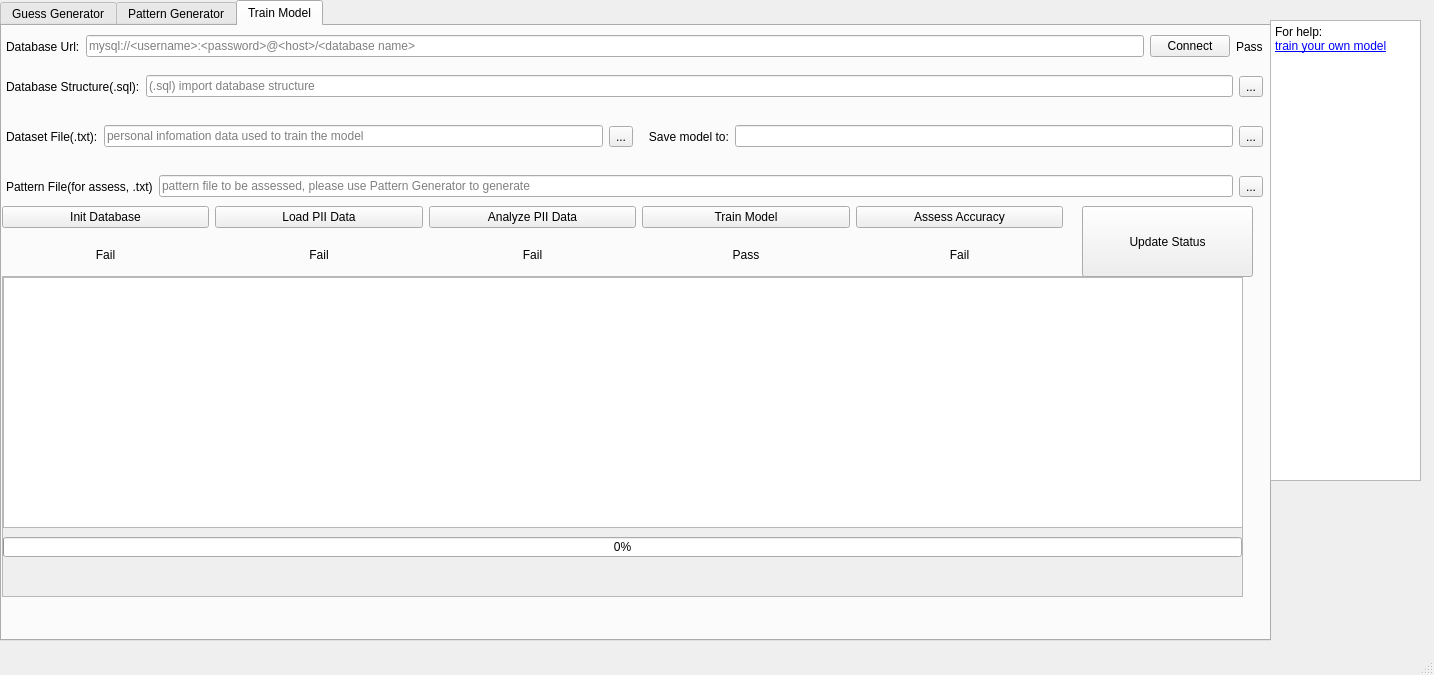
<?xml version="1.0" encoding="UTF-8"?>
<ui version="4.0">
 <class>MainWindow</class>
 <widget class="QMainWindow" name="MainWindow">
  <property name="geometry">
   <rect>
    <x>0</x>
    <y>0</y>
    <width>1434</width>
    <height>675</height>
   </rect>
  </property>
  <property name="windowTitle">
   <string>RFGuess</string>
  </property>
  <widget class="QWidget" name="centralwidget">
   <widget class="QTabWidget" name="tabWidget">
    <property name="geometry">
     <rect>
      <x>0</x>
      <y>0</y>
      <width>1271</width>
      <height>641</height>
     </rect>
    </property>
    <property name="currentIndex">
     <number>2</number>
    </property>
    <widget class="QWidget" name="tab">
     <attribute name="title">
      <string>Guess Generator</string>
     </attribute>
     <widget class="QWidget" name="gridWidget" native="true">
      <property name="geometry">
       <rect>
        <x>0</x>
        <y>0</y>
        <width>1151</width>
        <height>471</height>
       </rect>
      </property>
      <layout class="QGridLayout" name="gridLayout">
       <item row="3" column="0">
        <widget class="QScrollArea" name="scrollArea">
         <property name="sizePolicy">
          <sizepolicy hsizetype="Expanding" vsizetype="Expanding">
           <horstretch>0</horstretch>
           <verstretch>0</verstretch>
          </sizepolicy>
         </property>
         <property name="sizeAdjustPolicy">
          <enum>QAbstractScrollArea::AdjustIgnored</enum>
         </property>
         <property name="widgetResizable">
          <bool>true</bool>
         </property>
         <widget class="QWidget" name="scrollAreaWidgetContents">
          <property name="geometry">
           <rect>
            <x>0</x>
            <y>0</y>
            <width>1131</width>
            <height>177</height>
           </rect>
          </property>
          <widget class="QTextBrowser" name="textBrowser">
           <property name="geometry">
            <rect>
             <x>-5</x>
             <y>1</y>
             <width>1141</width>
             <height>201</height>
            </rect>
           </property>
          </widget>
         </widget>
        </widget>
       </item>
       <item row="4" column="0">
        <widget class="QProgressBar" name="progressBar">
         <property name="value">
          <number>0</number>
         </property>
        </widget>
       </item>
       <item row="1" column="0">
        <layout class="QHBoxLayout" name="horizontalLayout_2">
         <item>
          <widget class="QLabel" name="label_2">
           <property name="text">
            <string>Output path:</string>
           </property>
           <property name="indent">
            <number>4</number>
           </property>
          </widget>
         </item>
         <item>
          <widget class="QLineEdit" name="outputEdit">
           <property name="clearButtonEnabled">
            <bool>true</bool>
           </property>
          </widget>
         </item>
         <item>
          <widget class="QToolButton" name="outputBrowser">
           <property name="text">
            <string>...</string>
           </property>
          </widget>
         </item>
         <item>
          <widget class="QLabel" name="label_15">
           <property name="text">
            <string>Limit:</string>
           </property>
          </widget>
         </item>
         <item>
          <widget class="QComboBox" name="limitComboBox"/>
         </item>
         <item>
          <widget class="QPushButton" name="generateBtn">
           <property name="text">
            <string>Generate</string>
           </property>
          </widget>
         </item>
        </layout>
       </item>
       <item row="0" column="0">
        <layout class="QHBoxLayout" name="horizontalLayout">
         <item>
          <layout class="QHBoxLayout" name="horizontalLayout_15"/>
         </item>
         <item>
          <widget class="QLabel" name="label">
           <property name="text">
            <string>Pattern file:</string>
           </property>
           <property name="indent">
            <number>4</number>
           </property>
          </widget>
         </item>
         <item>
          <widget class="QLineEdit" name="patternFileEdit"/>
         </item>
         <item>
          <widget class="QToolButton" name="fileBrowserBtn">
           <property name="text">
            <string>...</string>
           </property>
          </widget>
         </item>
         <item>
          <widget class="QPushButton" name="loadBtn">
           <property name="text">
            <string>Load</string>
           </property>
          </widget>
         </item>
        </layout>
       </item>
       <item row="2" column="0">
        <layout class="QHBoxLayout" name="horizontalLayout_16">
         <item>
          <layout class="QVBoxLayout" name="verticalLayout">
           <item>
            <layout class="QHBoxLayout" name="horizontalLayout_8">
             <property name="sizeConstraint">
              <enum>QLayout::SetNoConstraint</enum>
             </property>
             <item>
              <widget class="QLabel" name="label_8">
               <property name="text">
                <string>Id Card:</string>
               </property>
               <property name="indent">
                <number>4</number>
               </property>
              </widget>
             </item>
             <item>
              <widget class="QLineEdit" name="idCardEdit">
               <property name="autoFillBackground">
                <bool>false</bool>
               </property>
               <property name="inputMask">
                <string extracomment="id card number"/>
               </property>
               <property name="placeholderText">
                <string>id card number</string>
               </property>
              </widget>
             </item>
            </layout>
           </item>
           <item>
            <layout class="QHBoxLayout" name="horizontalLayout_7">
             <item>
              <widget class="QLabel" name="label_7">
               <property name="text">
                <string>Email:</string>
               </property>
               <property name="indent">
                <number>4</number>
               </property>
              </widget>
             </item>
             <item>
              <widget class="QLineEdit" name="emailEdit">
               <property name="placeholderText">
                <string>abc123456@example.com</string>
               </property>
              </widget>
             </item>
            </layout>
           </item>
           <item>
            <layout class="QHBoxLayout" name="horizontalLayout_6">
             <item>
              <widget class="QLabel" name="label_6">
               <property name="text">
                <string>Account:</string>
               </property>
               <property name="indent">
                <number>4</number>
               </property>
              </widget>
             </item>
             <item>
              <widget class="QLineEdit" name="accountEdit">
               <property name="dragEnabled">
                <bool>false</bool>
               </property>
               <property name="readOnly">
                <bool>false</bool>
               </property>
               <property name="placeholderText">
                <string>ever used account name</string>
               </property>
              </widget>
             </item>
            </layout>
           </item>
           <item>
            <layout class="QHBoxLayout" name="horizontalLayout_5">
             <item>
              <widget class="QLabel" name="label_5">
               <property name="text">
                <string>Full Name:</string>
               </property>
               <property name="indent">
                <number>4</number>
               </property>
              </widget>
             </item>
             <item>
              <widget class="QLineEdit" name="fullNameEdit">
               <property name="placeholderText">
                <string>Chinese or English name, e.g. Jason Harris</string>
               </property>
              </widget>
             </item>
            </layout>
           </item>
           <item>
            <layout class="QHBoxLayout" name="horizontalLayout_3">
             <item>
              <widget class="QLabel" name="label_3">
               <property name="text">
                <string>Phone Number:</string>
               </property>
               <property name="indent">
                <number>4</number>
               </property>
              </widget>
             </item>
             <item>
              <widget class="QLineEdit" name="phoneEdit">
               <property name="placeholderText">
                <string>phone number</string>
               </property>
              </widget>
             </item>
            </layout>
           </item>
           <item>
            <layout class="QHBoxLayout" name="horizontalLayout_4">
             <item>
              <widget class="QLabel" name="birthdayLabel">
               <property name="text">
                <string>Birthday: </string>
               </property>
               <property name="indent">
                <number>4</number>
               </property>
              </widget>
             </item>
             <item>
              <widget class="QDateEdit" name="dateEdit"/>
             </item>
            </layout>
           </item>
          </layout>
         </item>
         <item>
          <layout class="QVBoxLayout" name="verticalLayout_2">
           <item>
            <layout class="QHBoxLayout" name="horizontalLayout_9"/>
           </item>
           <item>
            <layout class="QHBoxLayout" name="horizontalLayout_10"/>
           </item>
           <item>
            <widget class="QScrollArea" name="scrollArea_2">
             <property name="widgetResizable">
              <bool>true</bool>
             </property>
             <widget class="QWidget" name="scrollAreaWidgetContents_2">
              <property name="geometry">
               <rect>
                <x>0</x>
                <y>0</y>
                <width>558</width>
                <height>97</height>
               </rect>
              </property>
              <widget class="QTextBrowser" name="usageTextBrowser">
               <property name="geometry">
                <rect>
                 <x>0</x>
                 <y>0</y>
                 <width>561</width>
                 <height>101</height>
                </rect>
               </property>
               <property name="html">
                <string>&lt;!DOCTYPE HTML PUBLIC &quot;-//W3C//DTD HTML 4.0//EN&quot; &quot;http://www.w3.org/TR/REC-html40/strict.dtd&quot;&gt;
&lt;html&gt;&lt;head&gt;&lt;meta name=&quot;qrichtext&quot; content=&quot;1&quot; /&gt;&lt;style type=&quot;text/css&quot;&gt;
p, li { white-space: pre-wrap; }
&lt;/style&gt;&lt;/head&gt;&lt;body style=&quot; font-family:'SimSun'; font-size:9pt; font-weight:400; font-style:normal;&quot;&gt;
&lt;p style=&quot; margin-top:12px; margin-bottom:12px; margin-left:0px; margin-right:0px; -qt-block-indent:0; text-indent:0px;&quot;&gt;Welcome to RFGuess&lt;/p&gt;&lt;/body&gt;&lt;/html&gt;</string>
               </property>
              </widget>
             </widget>
            </widget>
           </item>
           <item>
            <layout class="QHBoxLayout" name="horizontalLayout_11"/>
           </item>
           <item>
            <widget class="QPushButton" name="loadPIIBtn">
             <property name="text">
              <string>Load PII from Json</string>
             </property>
            </widget>
           </item>
           <item>
            <layout class="QHBoxLayout" name="horizontalLayout_12"/>
           </item>
           <item>
            <layout class="QHBoxLayout" name="horizontalLayout_13"/>
           </item>
           <item>
            <layout class="QHBoxLayout" name="horizontalLayout_14"/>
           </item>
          </layout>
         </item>
        </layout>
       </item>
      </layout>
     </widget>
    </widget>
    <widget class="QWidget" name="tab_2">
     <attribute name="title">
      <string>Pattern Generator</string>
     </attribute>
     <widget class="QWidget" name="verticalLayoutWidget">
      <property name="geometry">
       <rect>
        <x>9</x>
        <y>9</y>
        <width>1241</width>
        <height>51</height>
       </rect>
      </property>
      <layout class="QHBoxLayout" name="horizontalLayout_17">
       <item>
        <widget class="QLabel" name="label_4">
         <property name="text">
          <string>Classifier file(.clf):</string>
         </property>
        </widget>
       </item>
       <item>
        <widget class="QLineEdit" name="clfFileEdit"/>
       </item>
       <item>
        <widget class="QToolButton" name="clfFileBrowserBtn">
         <property name="text">
          <string>...</string>
         </property>
        </widget>
       </item>
       <item>
        <widget class="QPushButton" name="loadClfBtn">
         <property name="text">
          <string>Load</string>
         </property>
        </widget>
       </item>
      </layout>
     </widget>
     <widget class="QWidget" name="verticalLayoutWidget_2">
      <property name="geometry">
       <rect>
        <x>9</x>
        <y>120</y>
        <width>1241</width>
        <height>321</height>
       </rect>
      </property>
      <layout class="QVBoxLayout" name="verticalLayout_3">
       <item>
        <widget class="QScrollArea" name="scrollArea_3">
         <property name="widgetResizable">
          <bool>true</bool>
         </property>
         <widget class="QWidget" name="scrollAreaWidgetContents_3">
          <property name="geometry">
           <rect>
            <x>0</x>
            <y>0</y>
            <width>1237</width>
            <height>317</height>
           </rect>
          </property>
          <widget class="QTextBrowser" name="patternTextBrowser">
           <property name="geometry">
            <rect>
             <x>0</x>
             <y>0</y>
             <width>1241</width>
             <height>311</height>
            </rect>
           </property>
          </widget>
         </widget>
        </widget>
       </item>
      </layout>
     </widget>
     <widget class="QWidget" name="verticalLayoutWidget_3">
      <property name="geometry">
       <rect>
        <x>10</x>
        <y>70</y>
        <width>1241</width>
        <height>41</height>
       </rect>
      </property>
      <layout class="QHBoxLayout" name="horizontalLayout_18">
       <item>
        <widget class="QLabel" name="label_9">
         <property name="text">
          <string>Pattern output path(.txt):</string>
         </property>
        </widget>
       </item>
       <item>
        <widget class="QLineEdit" name="patternOutputEdit"/>
       </item>
       <item>
        <widget class="QToolButton" name="patternSaveBrowserBtn">
         <property name="text">
          <string>...</string>
         </property>
        </widget>
       </item>
       <item>
        <widget class="QLabel" name="label_10">
         <property name="text">
          <string>Limit:</string>
         </property>
        </widget>
       </item>
       <item>
        <widget class="QComboBox" name="patternLimitComboBox"/>
       </item>
       <item>
        <widget class="QPushButton" name="patternGenerateBtn">
         <property name="text">
          <string>Generate</string>
         </property>
        </widget>
       </item>
      </layout>
     </widget>
     <widget class="QProgressBar" name="patternProgressBar">
      <property name="geometry">
       <rect>
        <x>10</x>
        <y>450</y>
        <width>1241</width>
        <height>23</height>
       </rect>
      </property>
      <property name="value">
       <number>0</number>
      </property>
     </widget>
    </widget>
    <widget class="QWidget" name="tab_3">
     <attribute name="title">
      <string>Train Model</string>
     </attribute>
     <widget class="QWidget" name="horizontalLayoutWidget">
      <property name="geometry">
       <rect>
        <x>0</x>
        <y>0</y>
        <width>1261</width>
        <height>41</height>
       </rect>
      </property>
      <layout class="QHBoxLayout" name="horizontalLayout_19">
       <item>
        <widget class="QLabel" name="label_11">
         <property name="text">
          <string>Database Url:</string>
         </property>
         <property name="indent">
          <number>4</number>
         </property>
        </widget>
       </item>
       <item>
        <widget class="QLineEdit" name="databaseUrlEdit">
         <property name="placeholderText">
          <string>mysql://&lt;username&gt;:&lt;password&gt;@&lt;host&gt;/&lt;database name&gt;</string>
         </property>
        </widget>
       </item>
       <item>
        <widget class="QPushButton" name="checkDbConnBtn">
         <property name="text">
          <string>Connect</string>
         </property>
        </widget>
       </item>
       <item>
        <widget class="QLabel" name="connectDatabaseLabel">
         <property name="text">
          <string>Pass</string>
         </property>
        </widget>
       </item>
      </layout>
     </widget>
     <widget class="QWidget" name="verticalLayoutWidget_4">
      <property name="geometry">
       <rect>
        <x>0</x>
        <y>250</y>
        <width>1241</width>
        <height>321</height>
       </rect>
      </property>
      <layout class="QVBoxLayout" name="verticalLayout_4">
       <item>
        <widget class="QScrollArea" name="scrollArea_4">
         <property name="widgetResizable">
          <bool>true</bool>
         </property>
         <widget class="QWidget" name="scrollAreaWidgetContents_4">
          <property name="geometry">
           <rect>
            <x>0</x>
            <y>0</y>
            <width>1237</width>
            <height>317</height>
           </rect>
          </property>
          <widget class="QTextBrowser" name="trainTabTextBrowser">
           <property name="geometry">
            <rect>
             <x>0</x>
             <y>0</y>
             <width>1241</width>
             <height>251</height>
            </rect>
           </property>
          </widget>
          <widget class="QProgressBar" name="trainTabProgressBar">
           <property name="geometry">
            <rect>
             <x>0</x>
             <y>260</y>
             <width>1239</width>
             <height>20</height>
            </rect>
           </property>
           <property name="value">
            <number>0</number>
           </property>
          </widget>
         </widget>
        </widget>
       </item>
      </layout>
     </widget>
     <widget class="QWidget" name="horizontalLayoutWidget_2">
      <property name="geometry">
       <rect>
        <x>0</x>
        <y>80</y>
        <width>1261</width>
        <height>61</height>
       </rect>
      </property>
      <layout class="QHBoxLayout" name="horizontalLayout_20">
       <item>
        <widget class="QLabel" name="label_12">
         <property name="text">
          <string>Dataset File(.txt):</string>
         </property>
         <property name="indent">
          <number>4</number>
         </property>
        </widget>
       </item>
       <item>
        <widget class="QLineEdit" name="piiFileEdit">
         <property name="placeholderText">
          <string>personal infomation data used to train the model</string>
         </property>
        </widget>
       </item>
       <item>
        <widget class="QToolButton" name="piiFileBrowser">
         <property name="text">
          <string>...</string>
         </property>
        </widget>
       </item>
       <item>
        <widget class="QLabel" name="label_14">
         <property name="text">
          <string>   Save model to:</string>
         </property>
        </widget>
       </item>
       <item>
        <widget class="QLineEdit" name="clfSaveEdit"/>
       </item>
       <item>
        <widget class="QToolButton" name="clfSaveBtn">
         <property name="text">
          <string>...</string>
         </property>
        </widget>
       </item>
      </layout>
     </widget>
     <widget class="QWidget" name="horizontalLayoutWidget_3">
      <property name="geometry">
       <rect>
        <x>0</x>
        <y>40</y>
        <width>1261</width>
        <height>41</height>
       </rect>
      </property>
      <layout class="QHBoxLayout" name="horizontalLayout_21">
       <item>
        <widget class="QLabel" name="label_13">
         <property name="text">
          <string>Database Structure(.sql):</string>
         </property>
         <property name="indent">
          <number>4</number>
         </property>
        </widget>
       </item>
       <item>
        <widget class="QLineEdit" name="sqlFileEdit">
         <property name="placeholderText">
          <string>(.sql) import database structure</string>
         </property>
        </widget>
       </item>
       <item>
        <widget class="QToolButton" name="sqlFileBrowser">
         <property name="text">
          <string>...</string>
         </property>
        </widget>
       </item>
      </layout>
     </widget>
     <widget class="QPushButton" name="checkStatusBtn">
      <property name="geometry">
       <rect>
        <x>1080</x>
        <y>180</y>
        <width>171</width>
        <height>71</height>
       </rect>
      </property>
      <property name="text">
       <string>Update Status</string>
      </property>
     </widget>
     <widget class="QWidget" name="gridLayoutWidget">
      <property name="geometry">
       <rect>
        <x>0</x>
        <y>180</y>
        <width>1061</width>
        <height>70</height>
       </rect>
      </property>
      <layout class="QGridLayout" name="gridLayout_2">
       <item row="1" column="2">
        <widget class="QLabel" name="analyzePIIStatusLabel">
         <property name="text">
          <string>Fail</string>
         </property>
         <property name="alignment">
          <set>Qt::AlignCenter</set>
         </property>
        </widget>
       </item>
       <item row="1" column="3">
        <widget class="QLabel" name="trainModelStatusLabel">
         <property name="text">
          <string>Pass</string>
         </property>
         <property name="alignment">
          <set>Qt::AlignCenter</set>
         </property>
        </widget>
       </item>
       <item row="0" column="4">
        <widget class="QPushButton" name="assessBtn">
         <property name="text">
          <string>Assess Accuracy</string>
         </property>
        </widget>
       </item>
       <item row="0" column="0">
        <widget class="QPushButton" name="initDatabaseBtn">
         <property name="text">
          <string>Init Database</string>
         </property>
        </widget>
       </item>
       <item row="0" column="1">
        <widget class="QPushButton" name="loadPIIDataBtn">
         <property name="text">
          <string>Load PII Data</string>
         </property>
        </widget>
       </item>
       <item row="1" column="4">
        <widget class="QLabel" name="assessStatusLabel">
         <property name="text">
          <string>Fail</string>
         </property>
         <property name="alignment">
          <set>Qt::AlignCenter</set>
         </property>
        </widget>
       </item>
       <item row="0" column="2">
        <widget class="QPushButton" name="analyzePIIBtn">
         <property name="text">
          <string>Analyze PII Data</string>
         </property>
        </widget>
       </item>
       <item row="1" column="1">
        <widget class="QLabel" name="loadPIIDataStatusLabel">
         <property name="text">
          <string>Fail</string>
         </property>
         <property name="alignment">
          <set>Qt::AlignCenter</set>
         </property>
        </widget>
       </item>
       <item row="1" column="0">
        <widget class="QLabel" name="initDatabaseStatusLabel">
         <property name="text">
          <string>Fail</string>
         </property>
         <property name="alignment">
          <set>Qt::AlignCenter</set>
         </property>
        </widget>
       </item>
       <item row="0" column="3">
        <widget class="QPushButton" name="trainModelBtn">
         <property name="text">
          <string>Train Model</string>
         </property>
        </widget>
       </item>
      </layout>
     </widget>
     <widget class="QWidget" name="horizontalLayoutWidget_4">
      <property name="geometry">
       <rect>
        <x>0</x>
        <y>140</y>
        <width>1261</width>
        <height>41</height>
       </rect>
      </property>
      <layout class="QHBoxLayout" name="horizontalLayout_23">
       <item>
        <widget class="QLabel" name="label_16">
         <property name="text">
          <string>Pattern File(for assess, .txt)</string>
         </property>
         <property name="indent">
          <number>4</number>
         </property>
        </widget>
       </item>
       <item>
        <widget class="QLineEdit" name="assessPatternFileEdit">
         <property name="placeholderText">
          <string>pattern file to be assessed, please use Pattern Generator to generate</string>
         </property>
        </widget>
       </item>
       <item>
        <widget class="QToolButton" name="assessPatternFileBrowserBtn">
         <property name="text">
          <string>...</string>
         </property>
        </widget>
       </item>
      </layout>
     </widget>
    </widget>
   </widget>
   <widget class="QTextBrowser" name="textBrowser_2">
    <property name="geometry">
     <rect>
      <x>1270</x>
      <y>20</y>
      <width>151</width>
      <height>461</height>
     </rect>
    </property>
    <property name="html">
     <string>&lt;!DOCTYPE HTML PUBLIC &quot;-//W3C//DTD HTML 4.0//EN&quot; &quot;http://www.w3.org/TR/REC-html40/strict.dtd&quot;&gt;
&lt;html&gt;&lt;head&gt;&lt;meta name=&quot;qrichtext&quot; content=&quot;1&quot; /&gt;&lt;style type=&quot;text/css&quot;&gt;
p, li { white-space: pre-wrap; }
&lt;/style&gt;&lt;/head&gt;&lt;body style=&quot; font-family:'SimSun'; font-size:9pt; font-weight:400; font-style:normal;&quot;&gt;
&lt;p style=&quot; margin-top:0px; margin-bottom:0px; margin-left:0px; margin-right:0px; -qt-block-indent:0; text-indent:0px;&quot;&gt;For help:&lt;/p&gt;
&lt;p style=&quot; margin-top:0px; margin-bottom:0px; margin-left:0px; margin-right:0px; -qt-block-indent:0; text-indent:0px;&quot;&gt;&lt;a href=&quot;http://www.baidu.com&quot;&gt;&lt;span style=&quot; text-decoration: underline; color:#0000ff;&quot;&gt;train your own model&lt;/span&gt;&lt;/a&gt;&lt;/p&gt;&lt;/body&gt;&lt;/html&gt;</string>
    </property>
   </widget>
  </widget>
  <widget class="QMenuBar" name="menubar">
   <property name="geometry">
    <rect>
     <x>0</x>
     <y>0</y>
     <width>1434</width>
     <height>22</height>
    </rect>
   </property>
  </widget>
  <widget class="QStatusBar" name="statusbar"/>
 </widget>
 <resources/>
 <connections/>
</ui>
